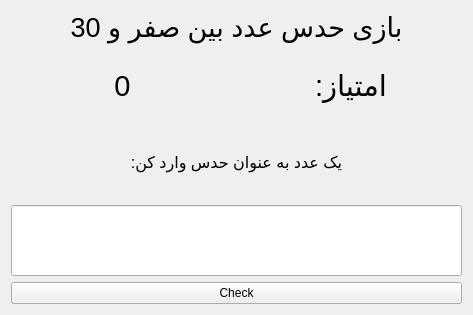
<?xml version="1.0" encoding="UTF-8"?>
<ui version="4.0">
 <class>Form</class>
 <widget class="QWidget" name="Form">
  <property name="geometry">
   <rect>
    <x>0</x>
    <y>0</y>
    <width>473</width>
    <height>315</height>
   </rect>
  </property>
  <property name="windowTitle">
   <string>Form</string>
  </property>
  <layout class="QGridLayout" name="gridLayout">
   <item row="0" column="0" colspan="2">
    <widget class="QLabel" name="label">
     <property name="font">
      <font>
       <pointsize>20</pointsize>
      </font>
     </property>
     <property name="text">
      <string>بازی حدس عدد بین صفر و 30</string>
     </property>
     <property name="alignment">
      <set>Qt::AlignCenter</set>
     </property>
    </widget>
   </item>
   <item row="3" column="0" colspan="2">
    <widget class="QLineEdit" name="guess">
     <property name="sizePolicy">
      <sizepolicy hsizetype="MinimumExpanding" vsizetype="MinimumExpanding">
       <horstretch>0</horstretch>
       <verstretch>0</verstretch>
      </sizepolicy>
     </property>
     <property name="font">
      <font>
       <pointsize>32</pointsize>
      </font>
     </property>
     <property name="alignment">
      <set>Qt::AlignCenter</set>
     </property>
    </widget>
   </item>
   <item row="1" column="0">
    <widget class="QLabel" name="score">
     <property name="sizePolicy">
      <sizepolicy hsizetype="MinimumExpanding" vsizetype="MinimumExpanding">
       <horstretch>0</horstretch>
       <verstretch>0</verstretch>
      </sizepolicy>
     </property>
     <property name="font">
      <font>
       <pointsize>22</pointsize>
      </font>
     </property>
     <property name="text">
      <string>0</string>
     </property>
     <property name="alignment">
      <set>Qt::AlignCenter</set>
     </property>
    </widget>
   </item>
   <item row="1" column="1">
    <widget class="QLabel" name="label_2">
     <property name="sizePolicy">
      <sizepolicy hsizetype="MinimumExpanding" vsizetype="MinimumExpanding">
       <horstretch>0</horstretch>
       <verstretch>0</verstretch>
      </sizepolicy>
     </property>
     <property name="font">
      <font>
       <pointsize>22</pointsize>
      </font>
     </property>
     <property name="text">
      <string>امتیاز:</string>
     </property>
     <property name="alignment">
      <set>Qt::AlignCenter</set>
     </property>
    </widget>
   </item>
   <item row="2" column="0" colspan="2">
    <widget class="QLabel" name="label_3">
     <property name="sizePolicy">
      <sizepolicy hsizetype="MinimumExpanding" vsizetype="MinimumExpanding">
       <horstretch>0</horstretch>
       <verstretch>0</verstretch>
      </sizepolicy>
     </property>
     <property name="font">
      <font>
       <pointsize>12</pointsize>
      </font>
     </property>
     <property name="text">
      <string>&lt;html&gt;&lt;head/&gt;&lt;body&gt;&lt;p align=&quot;center&quot;&gt;:یک عدد به عنوان حدس وارد کن&lt;/p&gt;&lt;/body&gt;&lt;/html&gt;</string>
     </property>
    </widget>
   </item>
   <item row="4" column="0" colspan="2">
    <widget class="QPushButton" name="check">
     <property name="text">
      <string>Check</string>
     </property>
    </widget>
   </item>
  </layout>
 </widget>
 <resources/>
 <connections/>
</ui>
